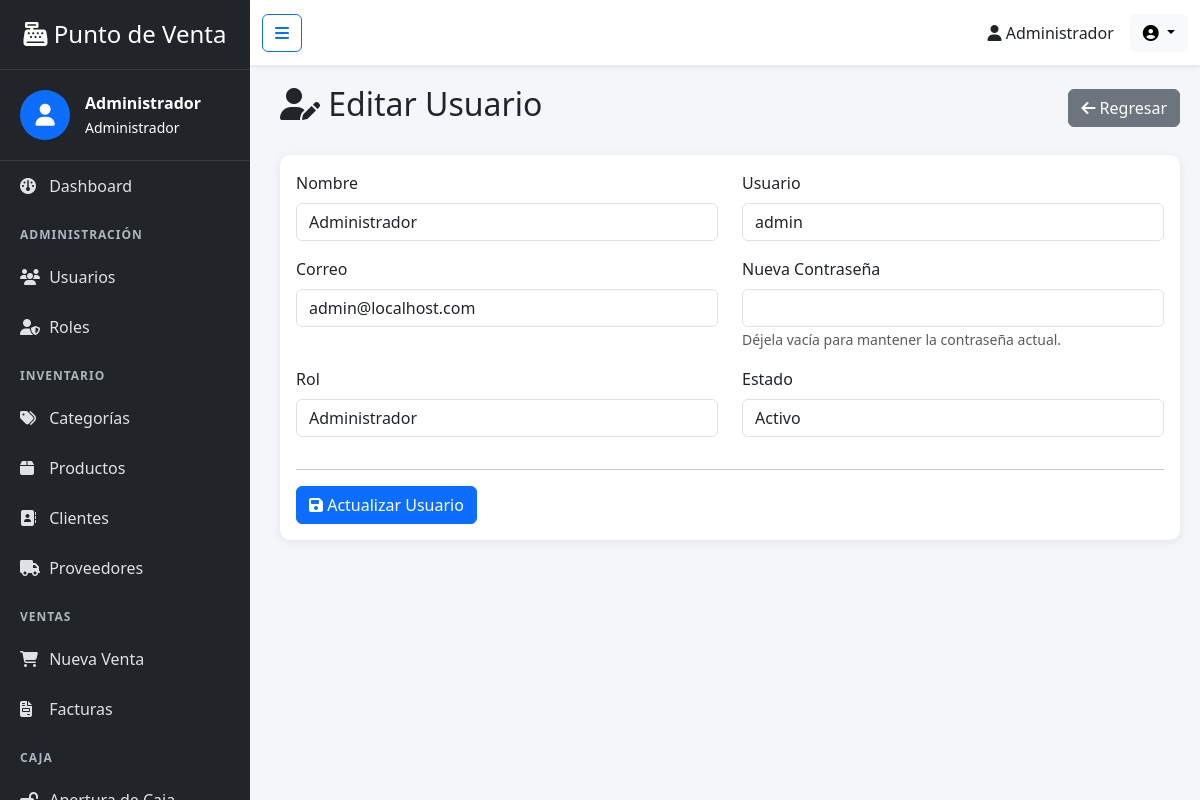
Page /editarUsuario.php?id=1 (signed in) on the committed database.
### tables this page shows
CREATE TABLE usuarios (
    id_usuario INT AUTO_INCREMENT PRIMARY KEY,

    nombre VARCHAR(150) NOT NULL,

    usuario VARCHAR(100) NOT NULL UNIQUE,

    correo VARCHAR(150) UNIQUE,

    password VARCHAR(255) NOT NULL,

    id_rol INT NOT NULL,

    estado TINYINT(1) NOT NULL DEFAULT 1,

    ultimo_acceso DATETIME NULL,

    fecha_creacion DATETIME NOT NULL DEFAULT CURRENT_TIMESTAMP,

    fecha_actualizacion DATETIME NULL
        ON UPDATE CURRENT_TIMESTAMP,

    CONSTRAINT fk_usuarios_roles
        FOREIGN KEY (id_rol)
        REFERENCES roles(id_rol)
        ON DELETE RESTRICT
        ON UPDATE CASCADE
);

CREATE TABLE roles (
    id_rol int AUTO_INCREMENT PRIMARY key,
    nombre varchar(100) not null UNIQUE,
    descripcion varchar(255),
    estado tinyint(1) not null default 1,
    fecha_creacion datetime not null DEFAULT CURRENT_TIMESTAMP
);

### editarUsuario.php (the view, shortened to what this page needs)
<?php
require "config/db.php";
$id_usuario = intval($_GET['id']);
$query = "SELECT * FROM usuarios WHERE id_usuario = ?";
$stmt = $conn->prepare($query);
$stmt->bind_param("i", $id_usuario);
$stmt->execute();
$resultado = $stmt->get_result();
$usuario = $resultado->fetch_assoc();
$queryRoles = "SELECT * FROM roles WHERE estado = 1 ORDER BY nombre";
$roles = $conn->query($queryRoles);
include "includes/header.php";
include "includes/sidebar.php";
include "includes/navbar.php";
?>
<div class="content">
    <div class="d-flex justify-content-between align-items-center mb-4">
        <h2>
            <i class="fa-solid fa-user-pen"></i>
            Editar Usuario
        </h2>
        <a href="usuarios.php" class="btn btn-secondary">
            <i class="fa-solid fa-arrow-left"></i>
            Regresar
        </a>
    </div>
    <div class="card">
        <div class="card-body">
            <form action="controllers/editarUsuario.php" method="POST">
                <div class="row">
                    <div class="col-md-6 mb-3">
                        <label class="form-label">
                            Nombre
                        </label>
                        <input type="text"
                            name="nombre"
                            class="form-control"
                            required
                            value="<?php echo $usuario['nombre']; ?>">
                    </div>
                    <div class="col-md-6 mb-3">
                        <label class="form-label">
                            Usuario
                        </label>
                        <input type="text"
                            name="usuario"
                            class="form-control"
                            required
                            value="<?php echo $usuario['usuario']; ?>">
                    </div>
                </div>
                <div class="row">
                    <div class="col-md-6 mb-3">
                        <label class="form-label">
                            Correo
                        </label>
                        <input type="email"
                            name="correo"
                            class="form-control"
                            value="<?php echo $usuario['correo']; ?>">
                    </div>
                    <div class="col-md-6 mb-3">
                        <label class="form-label">
                            Nueva Contraseña
                        </label>
                        <input type="password"
                            name="password"
                            class="form-control">
                        <small class="text-muted">
                            Déjela vacía para mantener la contraseña actual.
                        </small>
                    </div>
                </div>
                <div class="row">
                    <div class="col-md-6 mb-3">
                        <label class="form-label">
                            Rol
                        </label>
                        <select name="id_rol"
                            class="form-control select2"
                            required>
                            <?php while ($rol = $roles->fetch_assoc()) { ?>
                                <option
                                    value="<?php echo $rol['id_rol']; ?>"
                                    <?php
                                    if ($rol['id_rol'] == $usuario['id_rol']) {
                                        echo "selected";
                                    }
                                    ?>>
                                    <?php echo $rol['nombre']; ?>
                                </option>
                            <?php } ?>
                        </select>
                    </div>
                    <div class="col-md-6 mb-3">
                        <label class="form-label">
                            Estado
                        </label>
                        <select name="estado"
                            class="form-control">
                            <option value="1"
                                <?php if ($usuario['estado'] == 1) echo "selected"; ?>>
                                Activo
                            </option>
                        </select>
                    </div>
                </div>
                <hr>
                <button type="submit"
                    class="btn btn-primary">
                    <i class="fa-solid fa-floppy-disk"></i>
                    Actualizar Usuario
                </button>
            </form>
        </div>
    </div>
</div>
<?php
include "includes/footer.php";
?>

### includes/header.php (style rules this page uses)
body { background:#f4f6f9; overflow-x:hidden; }
a { text-decoration:none; }
.content { margin-left:260px; padding:20px; transition:margin-left .3s; }
.card { border:none; border-radius:10px; box-shadow:0 2px 10px rgba(0,0,0,.08); }

### rows in the picture
usuarios: nombre "Administrador", usuario "admin", correo "admin@localhost.com", id_rol "Administrador", estado "Activo"

### other values in the picture
$_SESSION['nombre'] "Administrador"
$_SESSION['nombre_rol'] "Administrador"
